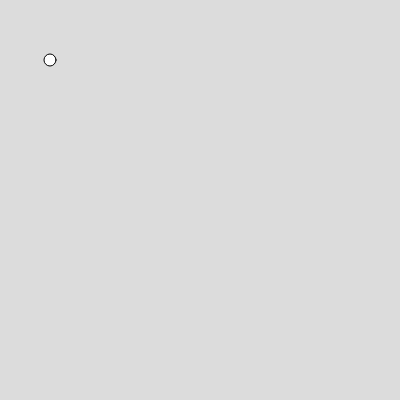
Frame 1 (no input)
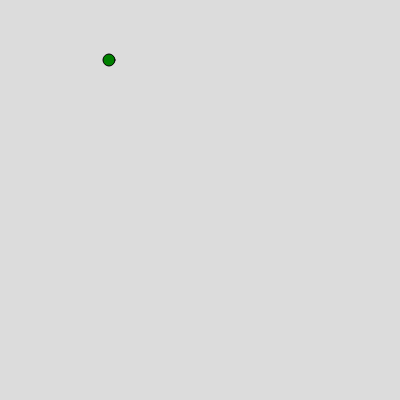
Frame 60 (no input)
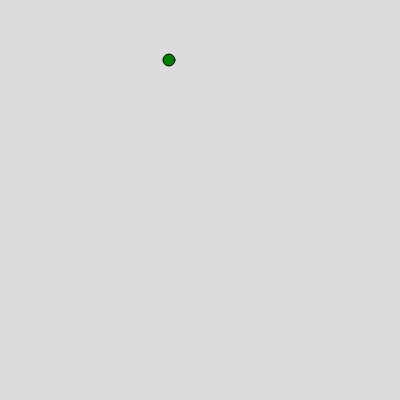
Frame 120 (the mouse pressed at the canvas centre since frame 60)

The p5.js sketch that drew these frames (run headless with seeded random() and noise() and a simulated clock; from frame 60 on, the mouse is pressed at the canvas centre):

// p5.js sketch
// ── sketch.js
var ball = {
 x:50,
 y:60,
 r:12,
 xspeed:0,
 yspeed:0,
 colour:["red","blue","green"]

}


function setup() {
  createCanvas(400, 400);
}

function draw() {
  background(220);
  circle(ball.x,ball.y,ball.r)
  fill(ball.colour[2])
  ball.xspeed = 1
  ball.x = ball.x +ball.xspeed
}
